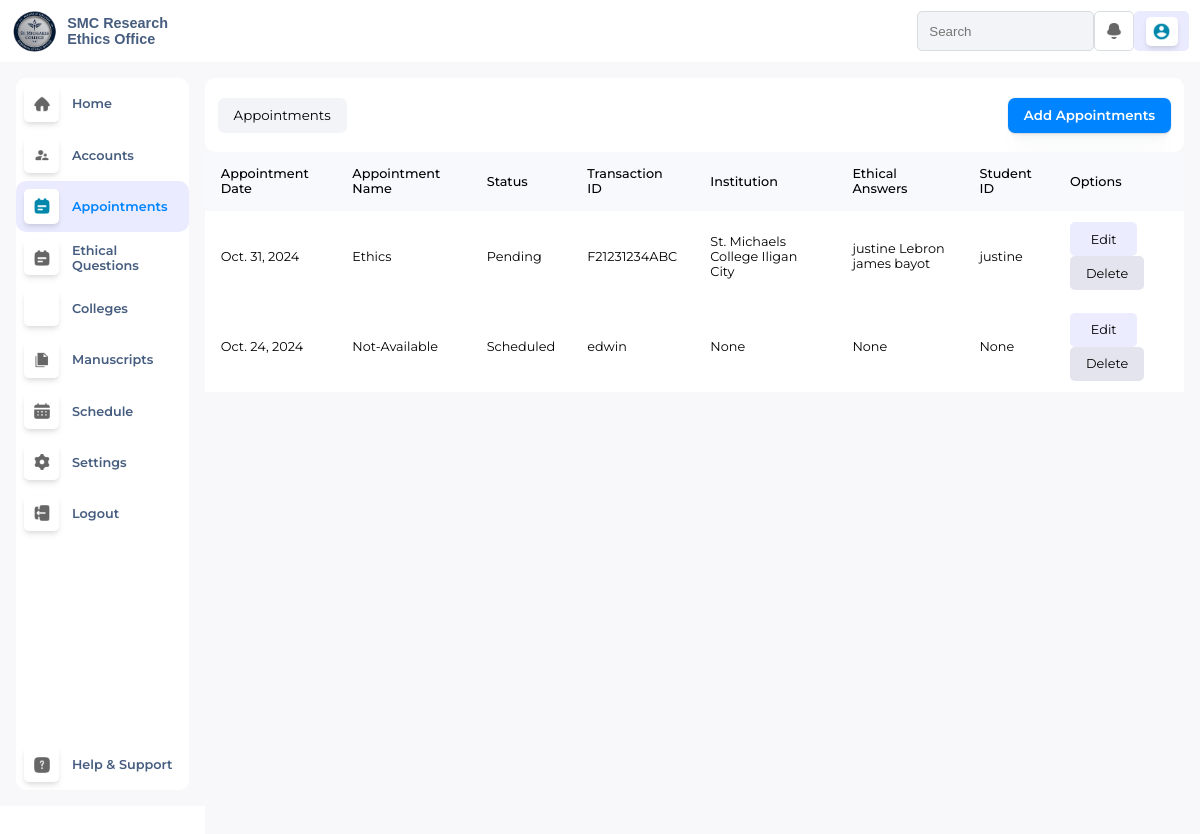
Before: /adminAppointments/ with the older database file.
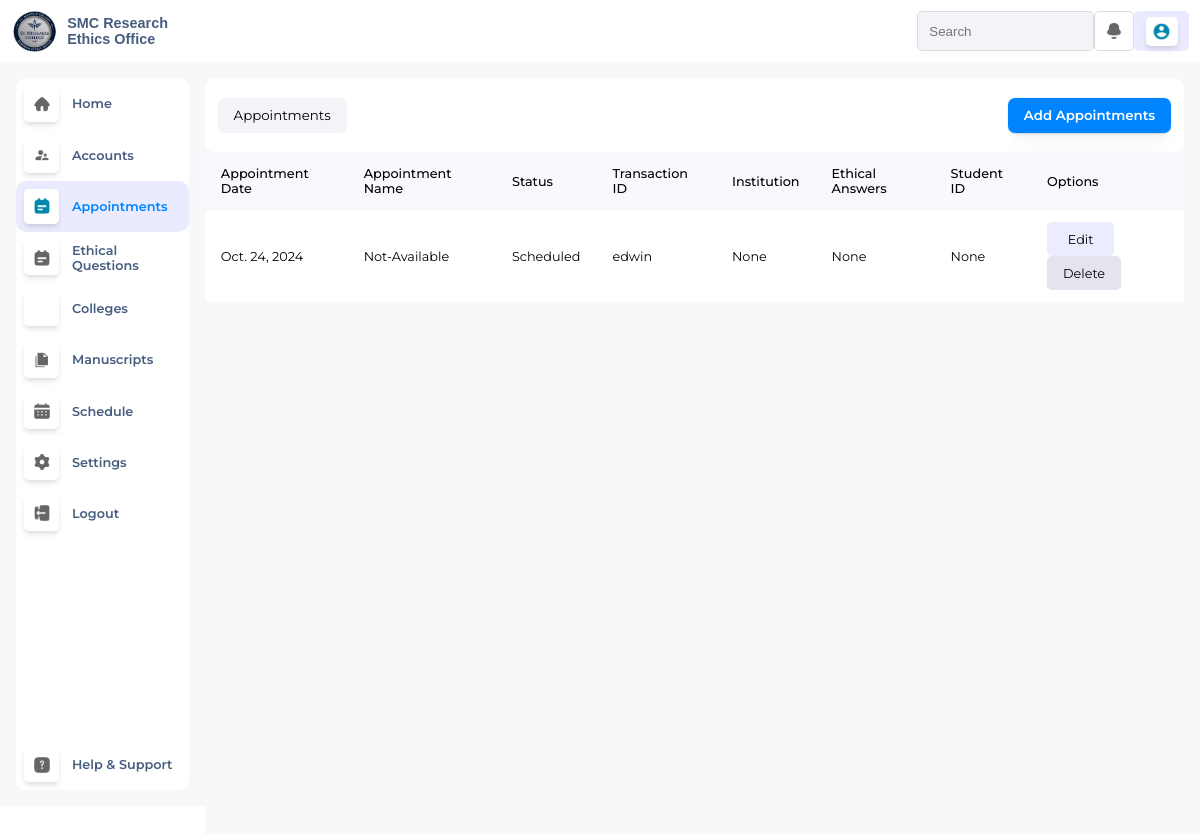
After: the same page with the newer database file.
### EthicsApp/views/models.py (models this page shows, shortened)
class Appointments(models.Model):
    appointment_date = models.DateField(null=True)
    appointment_name = models.CharField(max_length =255, null=True)
    status = models.CharField(max_length=100, null=True)
    transaction_id = models.CharField(max_length=100, null=True)
    institution = models.CharField(max_length=100, null=True)
    ethicalAnswers_id = models.ForeignKey(EthicalRiskAnswers, on_delete=models.CASCADE, null=True)
    student_id = models.ForeignKey(Student, on_delete=models.CASCADE, null=True)

class EthicalRiskAnswers(models.Model):
    ethicalQuestions = models.ForeignKey(EthicalRiskQuestions, on_delete=models.CASCADE, null=True)
    ethicalAnswers = models.CharField(max_length=350, null=True)
    student_id= models.ForeignKey(Student, on_delete=models.CASCADE, null=True)
    def __str__(self):
        return f"{self.student_id} {self.ethicalQuestions}"

class Student(models.Model):
    auth_user = models.ForeignKey(settings.AUTH_USER_MODEL, null=True, on_delete=models.CASCADE)
    smc_student_no = models.CharField(null=True, max_length =255)
    mobile_number = models.CharField(null=True, max_length =255)
    receipt_no = models.CharField(null=True, max_length =255)
    manuscript_id = models.ForeignKey(Manuscripts, on_delete=models.CASCADE, null=True)
    def __str__(self):
        return f"{self.auth_user}"

class EthicalRiskQuestions(models.Model):
    ethicalQuestions = models.CharField(max_length=350, null=True)
    def __str__(self):
        return f"{self.ethicalQuestions}"

### EthicsApp/views/adminDashboard.py (the view)
# urls.py: re_path(r'^adminAppointments/$', views.adminAppointments, name='adminAppointments'),
def adminAppointments(request):
    profile_picture = request.session.get('profile_picture', None)
    account_type = request.session.get('account_type', None)
    appointments = Appointments.objects.all()
    return render(request, 'admin/adminAppointments.html', {
        'appointments': appointments,
        'profile_picture': profile_picture,
        'account_type': account_type
    })

### EthicsApp/templates/admin/adminAppointments.html (shortened to what this page needs)
{% extends "master.html" %}
{% load static %}
{% block css %}
<link rel="stylesheet" href="{% static './css/adminDashboard.css' %}">
<link rel="stylesheet" href="{% static './css/adminColleges.css' %}">
<link rel="stylesheet" href="https://cdnjs.cloudflare.com/ajax/libs/font-awesome/6.6.0/css/all.min.css"
 />
{% endblock %}
{% block content %}
<div class="MainContainer">
    {% include './adminTopNav.html' %}
    <div class="MC-Bottom">
        {% include './adminNav.html' %}
        <div id="College-Content">
            <div class="CC-Top">
                <div class="CCT-Left">
                      <button id="ListOfColleges">Appointments</button>
                </div>
                  <div class="CCT-Right">
                      <button id="AddCollege-btn">Add Appointments</button>
                  </div>
                </div>
              <div id="StudentAcc-Area">
                  <table>
                    <tr>
                    <th>Appointment Date</th>
                    <th>Appointment Name</th>
                    <th>Status</th>
                    <th>Transaction ID</th>
                    <th>Institution</th>
                    <th>Ethical Answers</th>
                    <th>Student ID</th>
                    <th>Options</th>
                    </tr>
                      {% for x in appointments %}
                    <tr>
                        <td>{{ x.appointment_date }}</td>
                        <td>{{ x.appointment_name }}</td>
                        <td>{{ x.status }}</td>
                        <td>{{ x.transaction_id }}</td>
                        <td>{{ x.institution }}</td>
                        <td>{{ x.ethicalAnswers_id }}</td>
                        <td>{{ x.student_id }}</td>
                      <td>
                        <button class="TableEdit-Btn" type="">Edit</button>
                        <form action="{% url 'delete_appointment' x.id %}" method="post" style="display:inline;">
                            <button class="TableDelete-Btn" type="submit" onclick="return confirm('Are you sure you want to delete this Appointment?');">Delete</button>
                        </form>
                      </td>
                    </tr>
                    {% endfor %}
                  </table>
                </div>
          </div>
    </div>
</div>
{% endblock %}

Changed rows visible on the page:
removed Appointments: appointment_date "Oct. 31, 2024", appointment_name "Ethics", status "Pending", transaction_id "F21231234ABC", institution "St. Michaels College Iligan City", ethicalAnswers_id "justine Lebron james bayot", student_id "justine"
